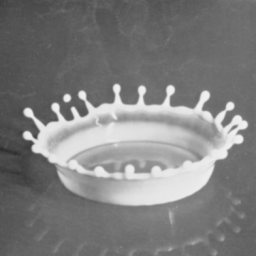
#> input picture Day5/milkdrop.bmp, 256 x 256 px
$ python 10_contours2.py
#> lines starting #> are read from the running program, lines starting #| are printed output that depends on the picture; after the words box and inside, x2 and y2 are one past the last pixel; in counts of white or black regions, pixels touching at a corner belong together
import cv2
import random
import numpy as np

img = cv2.imread('./milkdrop.bmp', cv2.IMREAD_GRAYSCALE)
#> img is the input picture: shape (256, 256); min 44, max 240, mean 126.1
_, img_bin = cv2.threshold(img, 0, 255, cv2.THRESH_BINARY | cv2.THRESH_OTSU)
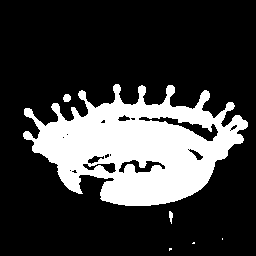
#> img_bin: shape (256, 256); 23.4% white; 6 white regions (3 under 20 px)
contours, _ = cv2.findContours(img_bin, cv2.RETR_CCOMP, cv2.CHAIN_APPROX_NONE)
#> contours = 23 contours, 13 with area under 20; largest, box (x1, y1, x2, y2) and area: (23, 84, 248, 206) 15906, (138, 116, 219, 142) 584, (118, 159, 166, 174) 313, (82, 162, 117, 174) 184, (87, 155, 105, 165) 80

h, w = img.shape[:2]
#> h = 256; w = 256
dst = np.zeros((h, w, 3), np.uint8)

for i in range(len(contours)):
    color = (random.randint(0, 255), random.randint(0, 255), random.randint(0, 255))
    cv2.drawContours(dst, contours, i, color, 2)
#> this loop made 23 passes
#> color on passes 1 to 12: (197, 215, 20), (132, 248, 207), (155, 244, 183), (111, 71, 144), (71, 48, 128), (75, 158, 50), (37, 169, 241), (51, 181, 222), (161, 104, 244), (226, 133, 31), (7, 47, 204), (0, 252, 170)
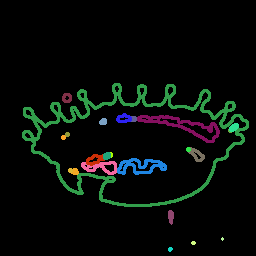
#> dst: shape (256, 256, 3); mean of channels 0, 1, 2 8.4, 11.2, 6.7; drawn as B, G, R

cv2.imshow('img', img)
cv2.imshow('img_bin', img_bin)
cv2.imshow('dst', dst)
cv2.waitKey()

$ run again, with Day5/dog.bmp copied over Day5/milkdrop.bmp
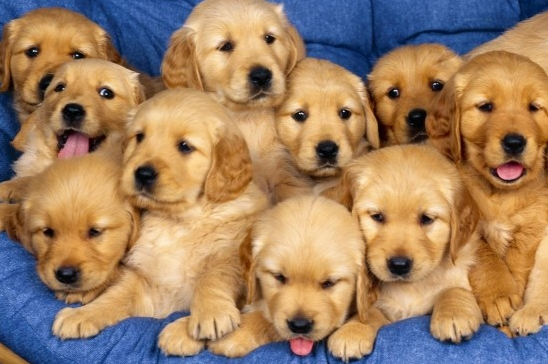
#> input picture Day5/dog.bmp, 548 x 364 px
#> `_, img_bin = cv2.threshold(img, 0, 255, cv2.THRESH_BINARY | cv2.THRESH..`:
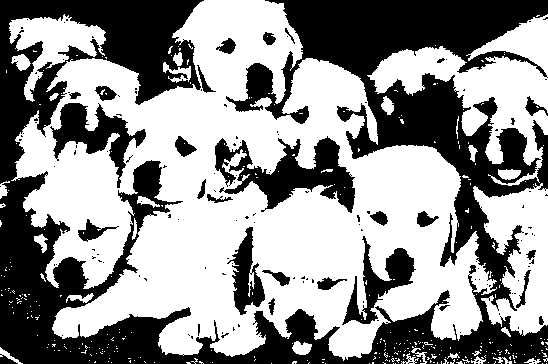
#> img_bin: shape (364, 548); 57.1% white; 151 black regions (123 under 20 px)
#> contours = 540 contours, 485 with area under 20; largest, box (x1, y1, x2, y2) and area: (11, 0, 497, 361) 101724, (367, 14, 548, 186) 10316, (473, 183, 548, 336) 6720, (214, 135, 356, 214) 5244, (49, 102, 147, 189) 3065
#> the loop `for i in range(len(contours)):` made 540 passes
#> color on passes 1 to 3: (197, 215, 20), (132, 248, 207), (155, 244, 183)
#> after the loop `for i in range(len(contours)):`:
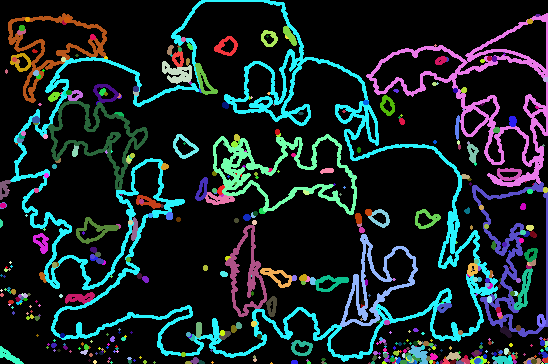
#> dst: shape (364, 548, 3); mean of channels 0, 1, 2 39.2, 36.5, 23.8; drawn as B, G, R
